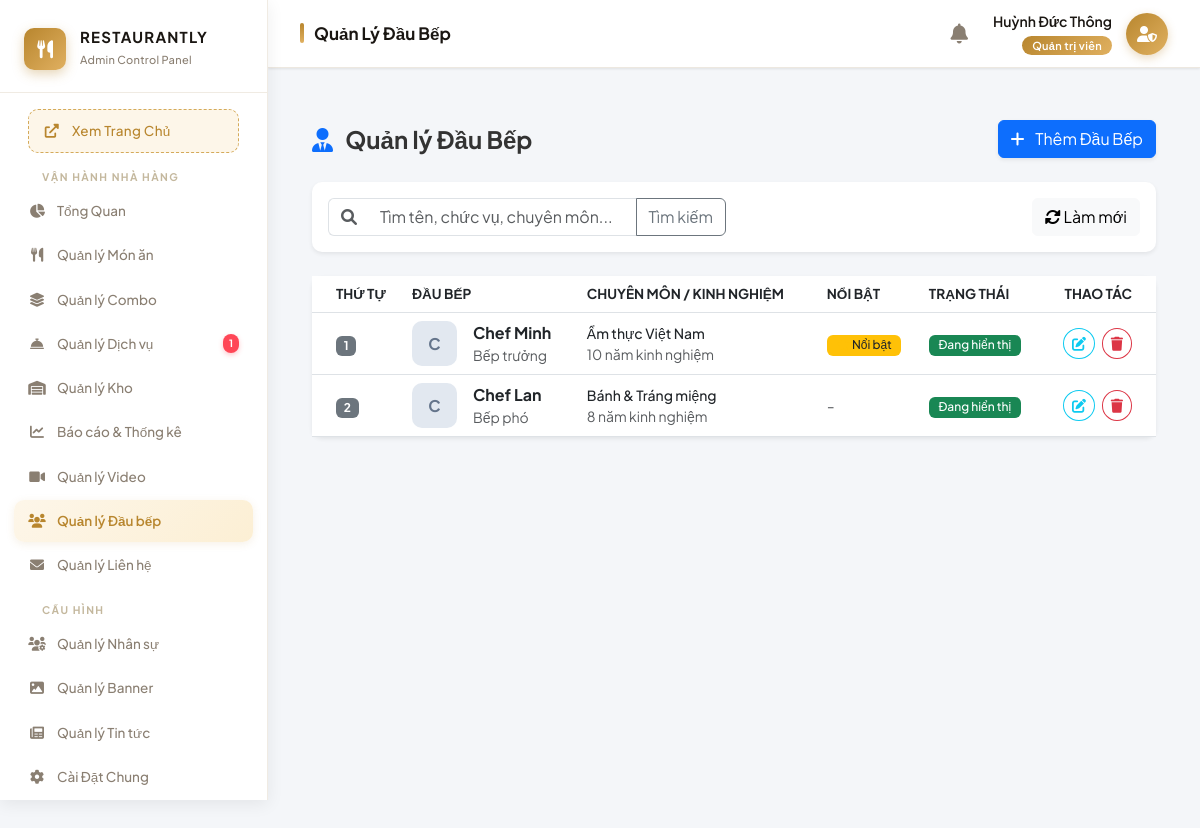
/admin/manage_chefs.php (signed in), run on an earlier commit of the app's database.
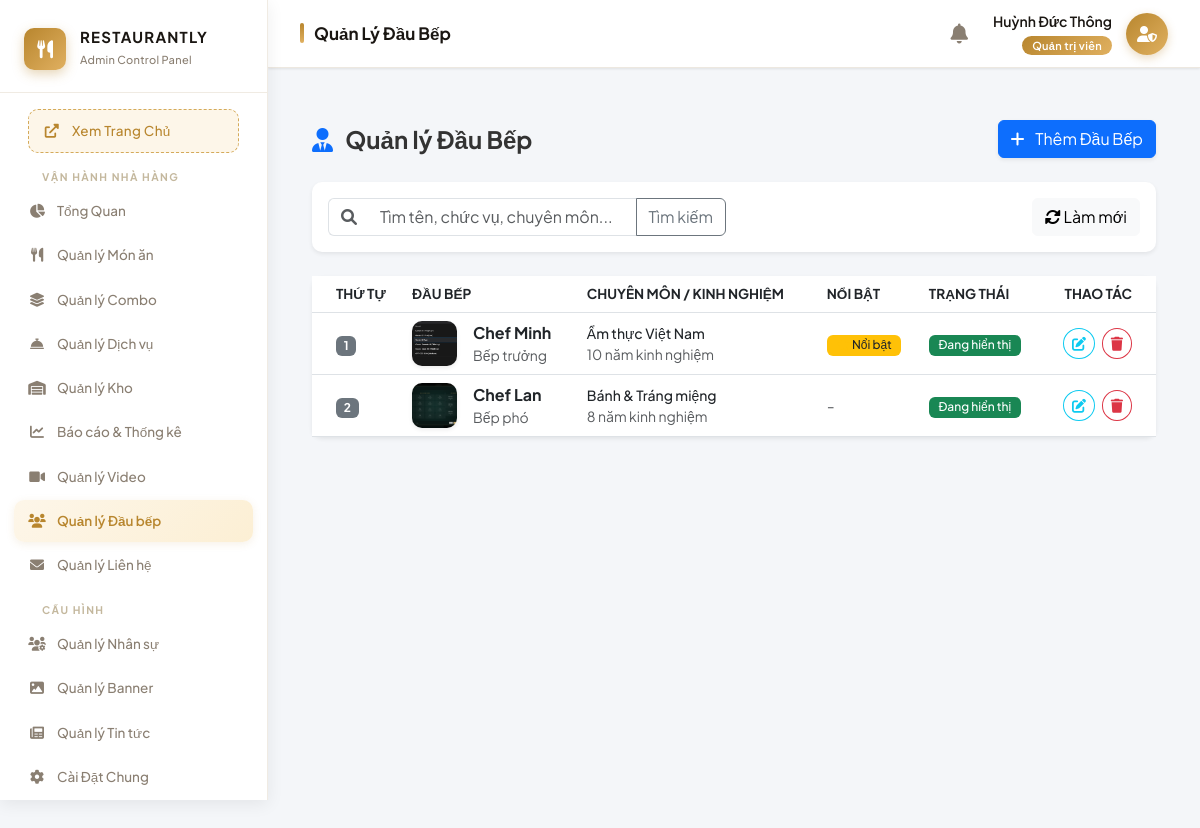
And on a later commit of the database.
### tables this page shows
CREATE TABLE `chefs` (
  `id` int(11) NOT NULL,
  `name` varchar(100) DEFAULT NULL,
  `position` varchar(100) DEFAULT NULL,
  `image` varchar(255) DEFAULT NULL,
  `experience` int(11) DEFAULT 0,
  `specialty` varchar(255) DEFAULT NULL,
  `description` text DEFAULT NULL,
  `quote` varchar(255) DEFAULT NULL,
  `facebook` varchar(255) DEFAULT NULL,
  `instagram` varchar(255) DEFAULT NULL,
  `email` varchar(100) DEFAULT NULL,
  `is_active` tinyint(1) NOT NULL DEFAULT 1,
  `is_featured` tinyint(1) NOT NULL DEFAULT 0,
  `sort_order` int(11) DEFAULT 0
);

### admin/manage_chefs.php (the view, shortened to what the changed rows need)
<?php
include '../public/admin_layout_header.php';
$db = (new Database())->getConnection();
$page = isset($_GET['page']) ? max(1, (int)$_GET['page']) : 1;
$limit = 10;
$offset = ($page - 1) * $limit;
$where = ["1=1"];
$params = [];
$where_clause = implode(" AND ", $where);
$sql = "SELECT * FROM chefs WHERE $where_clause ORDER BY sort_order ASC, id DESC LIMIT $limit OFFSET $offset";
$stmt = $db->prepare($sql);
$stmt->execute($params);
$chefs = $stmt->fetchAll(PDO::FETCH_ASSOC);
?>
<div class="container-fluid py-4 min-vh-100">
    <div class="card card-custom p-0 shadow-sm border-0">
        <div class="table-responsive">
            <table class="table table-hover align-middle mb-0 text-dark">
                <thead class="bg-light text-muted" style="font-size: 0.85rem; text-transform: uppercase;">
                    <tr>
                        <th class="ps-4">Thứ tự</th>
                        <th>Đầu bếp</th>
                        <th>Chuyên môn / Kinh nghiệm</th>
                        <th>Nổi bật</th>
                        <th>Trạng thái</th>
                        <th class="text-end pe-4">Thao tác</th>
                    </tr>
                </thead>
                <tbody>
                    <?php foreach ($chefs as $chef): ?>
                        <tr>
                            <td class="ps-4">
                                <span class="badge bg-secondary"><?= $chef['sort_order'] ?></span>
                            </td>
                            <td>
                                <div class="d-flex align-items-center gap-3">
                                    <?php if ($chef['image']): ?>
                                        <img src="/restaurant-project/public/assets/img/chefs/<?= htmlspecialchars($chef['image']) ?>" class="shadow-sm" style="width: 45px; height: 45px; object-fit: cover; border-radius: 10px;" alt="Avatar">
                                    <?php else: ?>
                                        <div class="avatar-placeholder">
                                            <?= strtoupper(mb_substr($chef['name'], 0, 1)) ?>
                                        </div>
                                    <?php endif; ?>
                                    <div>
                                        <div class="fw-bold text-dark"><?= htmlspecialchars($chef['name']) ?></div>
                                        <div class="text-muted small"><?= htmlspecialchars($chef['position']) ?></div>
                                    </div>
                                </div>
                            </td>
                            <td>
                                <div class="small fw-medium text-dark"><?= htmlspecialchars($chef['specialty'] ?: 'Chưa cập nhật') ?></div>
                                <div class="small text-muted"><?= $chef['experience'] ?> năm kinh nghiệm</div>
                            </td>
                            <td>
                                <?php if ($chef['is_featured']): ?>
                                    <span class="badge bg-warning text-dark badge-status"><i class="fas fa-star text-warning"></i> Nổi bật</span>
                                <?php else: ?>
                                    <span class="text-muted">-</span>
                                <?php endif; ?>
                            </td>
                            <td>
                                <?php if ($chef['is_active']): ?>
                                    <span class="badge bg-success badge-status">Đang hiển thị</span>
                                <?php else: ?>
                                    <span class="badge bg-secondary badge-status">Đã ẩn</span>
                                <?php endif; ?>
                            </td>
                            <td class="text-end pe-4">
                                <button class="btn btn-sm btn-outline-info rounded-circle me-1" title="Chỉnh sửa"
                                    onclick='openModal("edit", <?= htmlspecialchars(json_encode($chef, JSON_HEX_QUOT | JSON_HEX_TAG | JSON_HEX_AMP | JSON_HEX_APOS)) ?>)'>
                                    <i class="fas fa-edit"></i>
                                </button>
                                <form method="POST" class="d-inline" onsubmit="return confirm('Bạn có chắc chắn muốn xóa đầu bếp này? Dữ liệu không thể khôi phục.');">
                                    <button type="submit" class="btn btn-sm btn-outline-danger rounded-circle" title="Xóa">
                                        <i class="fas fa-trash"></i>
                                    </button>
                                </form>
                            </td>
                        </tr>
                    <?php endforeach; ?>
                </tbody>
            </table>
        </div>
    </div>
</div>
</div>
</div>
</body>
</html>

### public/admin_layout_header.php (shortened to what the changed rows need)
<?php
if (!function_exists('isActive')) {
    function isActive($path)
    {
        return strpos($_SERVER['REQUEST_URI'], $path) !== false ? 'active' : '';
    }
}
$pending_services_count = 0;
try {
    if (!isset($db)) {
        $db = (new Database())->getConnection();
    }
    if (isset($db)) {
        $stmt_ps = $db->query("SELECT COUNT(*) FROM service_bookings WHERE status = 'Pending'");
        $pending_services_count = (int)$stmt_ps->fetchColumn();
    }
} catch (Exception $e) {
    $low_stock_count = $expiry_count = $total_alerts = 0;
}
?>
<!DOCTYPE html>
<html lang="vi">
<head>
    <link href="https://cdn.jsdelivr.net/npm/bootstrap@5.3.0/dist/css/bootstrap.min.css" rel="stylesheet">
    <link rel="stylesheet" href="https://cdnjs.cloudflare.com/ajax/libs/font-awesome/6.0.0/css/all.min.css">
</head>
<body>
    <aside class="admin-sidebar">
        <div class="sidebar-brand">
            <div class="brand-text">
                <h2>RESTAURANTLY</h2>
            </div>
        </div>
        <div class="menu-scroll">
            <ul class="menu-list">
                <li class="<?= isActive('manage_services.php') ?>">
                    <a href="/restaurant-project/admin/controllers/manage_services.php">
                        <i class="fas fa-concierge-bell"></i>
                        <span>Quản lý Dịch vụ</span>
                        <?php if ($pending_services_count > 0): ?>
                            <span class="badge-notify"><?= $pending_services_count ?></span>
                        <?php endif; ?>
                    </a>
                </li>
        </ul>
    </aside>
    <div class="main-wrapper">
        <div class="content-area">

What changed in the data, as far as the page shows it:
changed chefs "Chef Minh": image: picture added; name "C" → (not shown)
changed chefs "Chef Lan": image: picture added; name "C" → (not shown)
Also different on the page:
$pending_services_count: "1" → (not shown)
